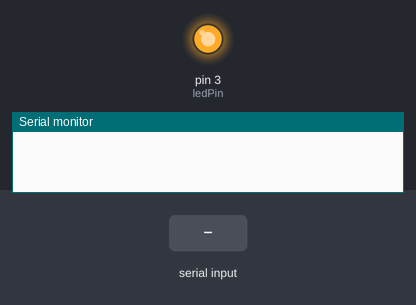
The sketch below on a simulated Arduino Uno, built with avr-gcc and run on an emulated ATmega328P. On the bench: output pins drawn as LEDs (lit = HIGH), the last lines printed to the serial monitor. The test bench sets the inputs (shaded band).

Above: at 1.2 s.
1.3 s: "0" received over Serial
At 1.9 s:
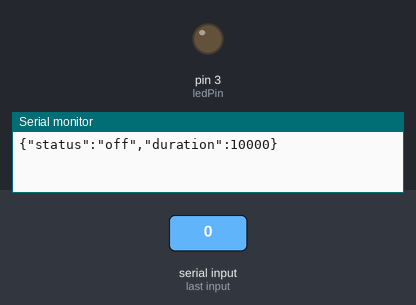
Timing chart, 0 to 12.8 s (numbered marks = the images above; inputs shaded):
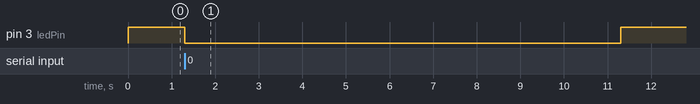

Measured:
- after the input at 1.3 s, pin 3 (ledPin): HIGH → LOW at once, → HIGH 10.0 s later

The sketch:

onOffPowerOutlet.ino
```cpp
const int ledPin = 3;
int incomingByte = 1;
const long sleepTimeDefault = 10000;

void setup() {
  // initialize the LED pin as an output:
  pinMode(ledPin, OUTPUT);
  digitalWrite(ledPin, HIGH);
  // initialize serial communications:
  Serial.begin(9600);
}

void loop() {
  if (Serial.available() > 0) {
    int sleepTime = sleepTimeDefault;
    incomingByte = Serial.read();
    // recebeu do computador um '0' para desligar a tomada
    if (incomingByte == 48) { // 48 = ASCII 0
      digitalWrite(ledPin, LOW);
      Serial.print("{\"status\":\"off\",\"duration\":");
      Serial.print(sleepTime, DEC);
      Serial.println("}");
      delay(sleepTime);
      digitalWrite(ledPin, HIGH);
      incomingByte = 1;
      Serial.println("{\"status\":\"on\"}");
    } else {
      Serial.println("{\"status\":\"on\",\"msg\":\"not allowed\"}");
    }
  }
  delay(1);        // delay in between reads for stability
}
```
